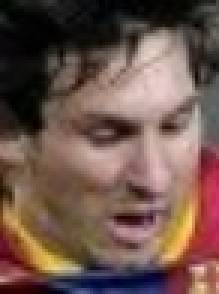
#> input picture Data/Messi1.jpg, 73 x 98 px (shown 3 times larger)
$ python imageSegmentation.py --input ../Data/Messi1.jpg
#> lines starting #> are read from the running program, lines starting #| are printed output that depends on the picture; after the words box and inside, x2 and y2 are one past the last pixel; in counts of white or black regions, pixels touching at a corner belong together
import cv2 as cv
import numpy as np
import argparse
import random as rng
titleWindow = 'ImageSegmentation.py'

rng.seed(12345)

## [load_image]
# Load the image
parser = argparse.ArgumentParser(description='Code for Image Segmentation with Distance Transform and Watershed Algorithm.\
    Sample code showing how to segment overlapping objects using Laplacian filtering, \
    in addition to Watershed and Distance Transformation')
parser.add_argument('--input', help='Path to input image.', default='../Data/cards.png')
args = parser.parse_args()

src = cv.imread(cv.samples.findFile(args.input))
#> src is the input picture: shape (98, 73, 3); mean B, G, R 76.1, 85.1, 110.5
if src is None:
    print('Could not open or find the image:', args.input)
    exit(0)

# Show source image
cv.imshow('Source Image', src)
## [load_image]

## [black_bg]
# Change the background from white to black, since that will help later to extract
# better results during the use of Distance Transform
src[np.all(src == 255, axis=2)] = 0

# Show output image
cv.imshow('Black Background Image', src)
## [black_bg]

## [sharp]
# Create a kernel that we will use to sharpen our image
# an approximation of second derivative, a quite strong kernel
kernel = np.array([[1, 1, 1], [1, -8, 1], [1, 1, 1]], dtype=np.float32)

# do the laplacian filtering as it is
# well, we need to convert everything in something more deeper then CV_8U
# because the kernel has some negative values,
# and we can expect in general to have a Laplacian image with negative values
# BUT a 8bits unsigned int (the one we are working with) can contain values from 0 to 255
# so the possible negative number will be truncated
imgLaplacian = cv.filter2D(src, cv.CV_32F, kernel)
sharp = np.float32(src)
imgResult = sharp - imgLaplacian

# convert back to 8bits gray scale
imgResult = np.clip(imgResult, 0, 255)
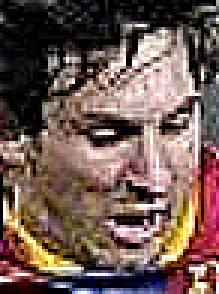
#> imgResult: shape (98, 73, 3) float32 (shown 3 times larger); mean B, G, R 81.8, 89.8, 112.2
imgResult = imgResult.astype('uint8')
imgLaplacian = np.clip(imgLaplacian, 0, 255)
imgLaplacian = np.uint8(imgLaplacian)

#cv.imshow('Laplace Filtered Image', imgLaplacian)
cv.imshow('New Sharped Image', imgResult)
## [sharp]

## [bin]
# Create binary image from source image
bw = cv.cvtColor(imgResult, cv.COLOR_BGR2GRAY)
_, bw = cv.threshold(bw, 40, 255, cv.THRESH_BINARY | cv.THRESH_OTSU)
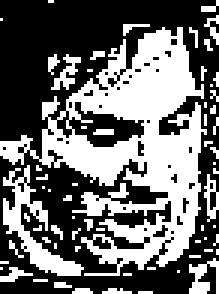
#> bw: shape (98, 73) (shown 3 times larger); 42.3% white; 65 white regions (58 under 20 px), largest, box (x1, y1, x2, y2) and area: (0, 9, 69, 92) 2271, (1, 55, 28, 92) 276, (63, 86, 73, 98) 64
cv.imshow('Binary Image', bw)
## [bin]

## [dist]
# Perform the distance transform algorithm
dist = cv.distanceTransform(bw, cv.DIST_L2, 3)

# Normalize the distance image for range = {0.0, 1.0}
# so we can visualize and threshold it
cv.normalize(dist, dist, 0, 1.0, cv.NORM_MINMAX)
cv.imshow('Distance Transform Image', dist)
## [dist]

## [peaks]
# Threshold to obtain the peaks
# This will be the markers for the foreground objects
_, dist = cv.threshold(dist, 0.4, 1.0, cv.THRESH_BINARY)
#> dist: shape (98, 73) float32; values 0 (black) and 1 (white), 4.9% white; 5 white regions (2 under 20 px), largest, box (x1, y1, x2, y2) and area: (37, 20, 62, 38) 199, (50, 46, 63, 61) 71, (24, 48, 42, 58) 69

# Dilate a bit the dist image
kernel1 = np.ones((3,3), dtype=np.uint8)
dist = cv.dilate(dist, kernel1)
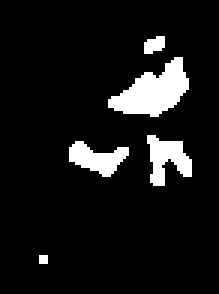
#> dist: shape (98, 73) float32 (shown 3 times larger); values 0 (black) and 1 (white), 8.6% white; 5 white regions (1 under 20 px), largest, box (x1, y1, x2, y2) and area: (36, 19, 63, 39) 293, (49, 45, 64, 62) 147, (23, 47, 43, 59) 133, (48, 12, 55, 18) 32
cv.imshow('Peaks', dist)
## [peaks]

## [seeds]
# Create the CV_8U version of the distance image
# It is needed for findContours()
dist_8u = dist.astype('uint8')
#> dist_8u: shape (98, 73); values 0 (black) and 1 (white), 8.6% white; 5 white regions (1 under 20 px)

# Find total markers
contours, _ = cv.findContours(dist_8u, cv.RETR_EXTERNAL, cv.CHAIN_APPROX_SIMPLE)
#> contours = 5 contours, 1 with area under 20; largest, box (x1, y1, x2, y2) and area: (36, 19, 63, 39) 259, (49, 45, 64, 62) 117, (23, 47, 43, 59) 110, (48, 12, 55, 18) 22

# Create the marker image for the watershed algorithm
markers = np.zeros(dist.shape, dtype=np.int32)

# Draw the foreground markers
for i in range(len(contours)):
    cv.drawContours(markers, contours, i, (i+1), -1)
#> this loop made 5 passes
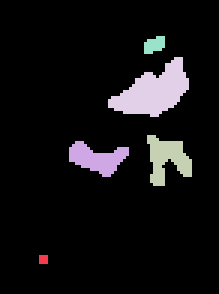
#> markers: shape (98, 73) int32 (shown 3 times larger); 6 distinct labels, from 0 to 5; one colour per label, 0 black

# Draw the background marker
cv.circle(markers, (5,5), 3, (255,255,255), -1)
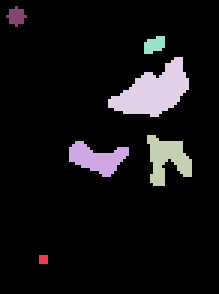
#> markers: shape (98, 73) int32 (shown 3 times larger); 7 distinct labels, from 0 to 255; one colour per label, 0 black
#cv.imshow('Markers', markers*10000)
## [seeds]

## [watershed]
# Perform the watershed algorithm
cv.watershed(imgResult, markers)

#mark = np.zeros(markers.shape, dtype=np.uint8)
mark = markers.astype('uint8')
mark = cv.bitwise_not(mark)
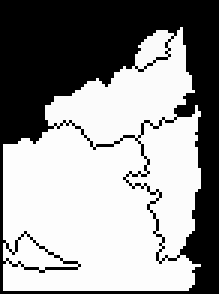
#> mark: shape (98, 73) (shown 3 times larger); min 0, max 254, mean 147.8
# uncomment this if you want to see how the mark
# image looks like at that point
#cv.imshow('Markers_v2', mark)

# Generate random colors
colors = []
for contour in contours:
    colors.append((rng.randint(0,256), rng.randint(0,256), rng.randint(0,256)))
#> this loop made 5 passes
#> contour on pass 1: [[13, 85], [13, 87], [15, 87], [15, 85]]
#> after the loop, colors = [(213, 5, 152), (188, 99, 138), (223, 82, 191), (63, 221, 133), (89, 95, 181)]

# Create the result image
dst2 = np.zeros((markers.shape[0], markers.shape[1], 3), dtype=np.uint8)

# Fill labeled objects with random colors
for i in range(markers.shape[0]):
    for j in range(markers.shape[1]):
        index = markers[i,j]
        if index > 0 and index <= len(contours):
            dst2[i,j,:] = colors[index-1]
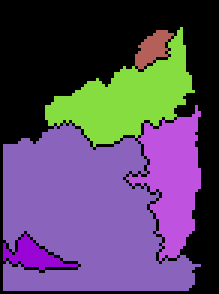
#> dst2: shape (98, 73, 3) (shown 3 times larger); mean of channels 0, 1, 2 97.5, 69.4, 85.9; drawn as B, G, R

# Visualize the final image
cv.imshow('Final Result', dst2)
## [watershed]

cv.waitKey()

$ run again, on Data/baboon.jpg
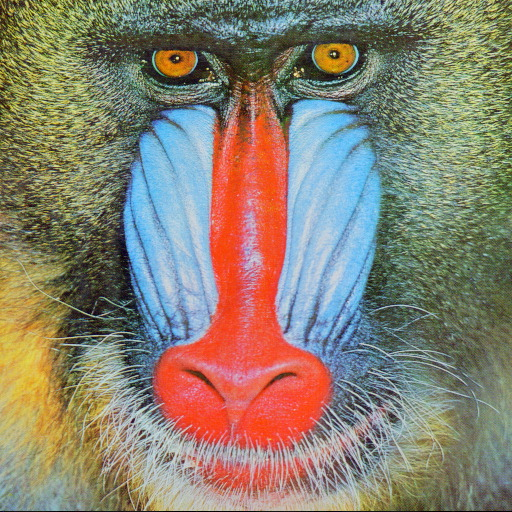
#> input picture Data/baboon.jpg, 512 x 512 px
#> src is the input picture: shape (512, 512, 3); mean B, G, R 112.9, 129.1, 137.1
#> dist_8u: shape (512, 512); values 0 (black) and 1 (white), 1.1% white; 55 white regions (25 under 20 px)
#> contours = 55 contours, 32 with area under 20; largest, box (x1, y1, x2, y2) and area: (3, 354, 38, 380) 395, (311, 222, 341, 273) 378, (168, 220, 185, 241) 164, (331, 262, 347, 284) 121, (295, 226, 305, 247) 107
#> the loop `for i in range(len(contours)):` made 55 passes
#> `cv.circle(markers, (5,5), 3, (255,255,255), -1)`:
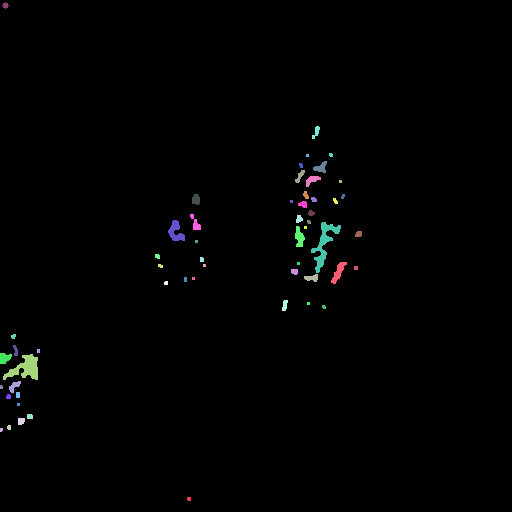
#> markers: shape (512, 512) int32; 57 distinct labels, from 0 to 255; one colour per label, 0 black
#> the loop `for contour in contours:` made 55 passes
#> contour on passes 6, 8, 13, 17, 20, 21, 24, 25: [[17, 403], [17, 405], [19, 405], [19, 403]], [[16, 392], [16, 397], [19, 397], [19, 392]], [[37, 349], [37, 352], [39, 352], [39, 349]], [[307, 302], [307, 304], [309, 304], [309, 302]], [[192, 277], [192, 279], [194, 279], [194, 277]], [[184, 277], [184, 281], [186, 281], [186, 277]], [[354, 266], [354, 269], [357, 269], [357, 266]], [[203, 264], [203, 266], [205, 266], [205, 264]]
#> after the loop `for contour in contours:`: colors = 55 items, first 6: (213, 5, 152), (188, 99, 138), (223, 82, 191), (63, 221, 133), (89, 95, 181), (46, 211, 85)
#> after the loop `for i in range(markers.shape[0]):`:
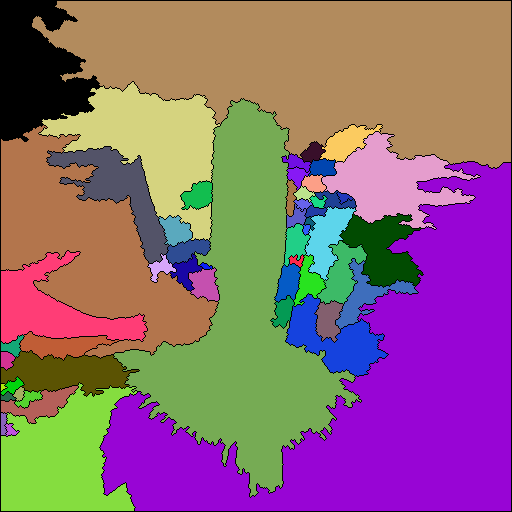
#> dst2: shape (512, 512, 3); mean of channels 0, 1, 2 118.8, 102.8, 142; drawn as B, G, R
